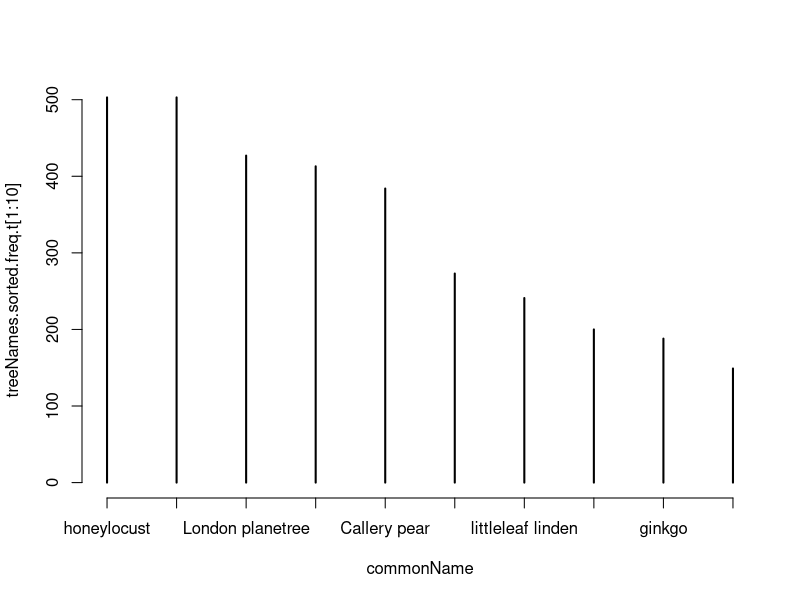

Write the R code that produced this figure.
# load the CSV file with a header, and keep strings as character vectors
nycTreeData.df <- read.csv("2015-street-tree-census-tree-data.csv", header = TRUE, stringsAsFactors = FALSE, na.strings = "NA")

# create an object with all of the common names of the trees
commonName <- nycTreeData.df$spc_common
treeNames.sorted.freq.t <- sort(table(commonName), decreasing = TRUE)
plot(treeNames.sorted.freq.t[1:10])

# create an object that contains the status of all of the trees and give me the unique values
treeStatus <- nycTreeData.df$status
unique(treeStatus)

# find all of the rows where the tree is listed as dead or a stump
dead <- c("Stump", "Dead")
deadTrees <- nycTreeData.df[nycTreeData.df$status %in% dead,]
aliveTrees <- nycTreeData.df[nycTreeData.df$status %in% "Alive",]

# Exercise to do together
# How do I create a plot that shows the number of dead and alive trees on blocks that have dead trees?

